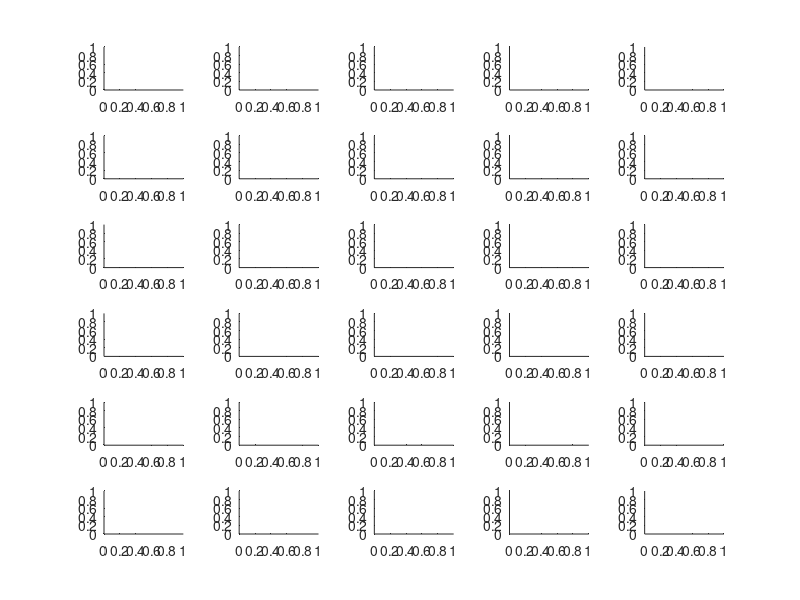

The MATLAB script that drew this image: (Note: this script raises an error after producing the figure.)
%% Classification cycling with entire network
nodemult = 0.4532;  % conversion from range to volts
figure(2412101)
clf
bigaxs = [];
N = [6,5];
shapes = {'o','s'};
for k = 1:prod(N)
    bigaxs(k) = subplot(N(1),N(2),k);
end
k0 = 1;

ticksize = 0.04;
            yL = {[10^-5.2,1.3*10^-2],[10^-2.5,10^1.45]};


for whichrun = [1,2]
    
    twodatapoints = false;
    shiftval = -2;
    switch whichrun
        
        case 1
            name = 'taskcycle_I_06';
            % pickvals = [14,17,20]+shiftval;
            pickvals = [14,20]+shiftval;
            endvec = -20:-1;
            lineshift = 0;
            traceYL = [-.001,0.007];
            traceDelta = 0.003;
            ABlocs = nodemult*[.6,.32;.4,.7];
            
            taskYL = [0,.5];
            
        case 2
            name = 'memorycyclewhole_A_06';
            % pickvals = 4+(14:3:20)+shiftval;
            pickvals = 4+(14:6:20)+shiftval;
            endvec = -40:-1;
            lineshift = 0;
            traceYL = [-.005,0.021];
            traceDelta = 0.01;
            ABlocs = nodemult*[.40,-.137;.6,.048];
            
            
            taskYL = [-.1,.1];
            
    end
    xL0 = [5*10^-4,30];
    xL1 = [7*10^-4,30];
    
    loadEG = false;
    try
        EGs{whichrun}.Name
        if not(strcmp(EGs{whichrun}.Name,name))
            loadEG = true;
        end
    catch
        loadEG = true;
    end
    
    if loadEG
        EG = ExperimentGroup(name,endvec,[],twodatapoints);
        EGs{whichrun} = EG;
    else
        EG = EGs{whichrun};
    end
    
    
    %%
    
    axs = [];
    for k = 1:15
        axs(k) = bigaxs(k0);
        k0 = k0+1;
    end
    
    axs(14:15) = bigaxs(14:15);
    
    
    linespec = {shapes{whichrun},'LineWidth',1.5,'markersize',8,'capsize',0};
    
    colors = repmat(colororder,4,1);
    colors2 = {[.8,.2,.2],[.2,.2,.8]};
    colors2 = {1.3*[141,27,17]/255, 1.3*[10,30,90]/255};
    colors3 = {};
    for k = 1:length(colors2)
        colors3{k} = colors2{k}*0.7+0.3;
    end
    
    
    
    
    
    idxvals = unique(-EG.TRAINIDX);
    TAU0s = idxvals(pickvals);
    ERRVAL = EG.DELTAERRTRAIN;
    wanthinge = and(EG.CLA>1,EG.UPD>0);
    ERRVAL(wanthinge) = EG.DELTAHINGETRAIN(wanthinge);
    vals = {ERRVAL,EG.DELTAG};
    tags = {'Combined Error $\overline{E}$ (V$^2$)','Cycle Span $D$ (V)'};
    
    
    X = -EG.TRAINIDX.*EG.DUP.*EG.ALF/10^6;
    try
        
        X(EG.GRU>1) = X(EG.GRU>1).*EG.TRA(EG.GRU>1)./EG.GRU(EG.GRU>1);
    catch
    end
    
    X0s = TAU0s*0;
    timestrs = {};
    for j = 1:length(TAU0s)
        X0s(j) = unique(2*X(-EG.TRAINIDX==TAU0s(j)));
        
        val = round(X0s(j),2-ceil(log10(X0s(j))));
        if val<.1
            val = val*1000;
            timestr = 'ms';
        else
            timestr = 's';
        end
        
        ordr = floor(log10(val));
        val = round(val/10^ordr)*10^ordr;
        timestr = [num2str(val),timestr];
        timestrs{j} = timestr;
        
        
        
        EXP = EG.loadExperiment(find(EG.TRAINIDX==-TAU0s(j),1));
        [a,b] = EXP.nameInputs;
        sidx = find(strcmp(b,'$V_1$'));
        
        
        if EXP.GRU>1
            TAU = TAU0s(j)*EXP.TRA/EXP.GRU;
        else
            TAU = TAU0s(j);
        end
        idxs = find(rem(EXP.DOTEST,TAU)==1);
        mes = [];
        for t = 1:length(idxs)
            
            idx = idxs(t);
            
            cycle = find(and(EXP.DOTEST>=EXP.DOTEST(idx),EXP.DOTEST<=(EXP.DOTEST(idx)+2.1*TAU)));
            if length(cycle)>=length(mes)
                
                mes = cycle;
                startidx = idx;
                mididx = cycle(find(EXP.DOTEST(cycle)>=EXP.DOTEST(idx)+TAU/2,1));
            end
            
        end
        
        if EXP.CLA>1
            
            [~,~,~,~,~,hingeerr,errorTRAIN] = EXP.FoundClassIDs();
            errorTRAIN = errorTRAIN(mes,:)*nodemult;
        else
            outputs = permute(diff(EXP.TrainMeasurements,1,1),[3,2,1]);
            
            errorTRAIN = outputs;
            for t = 1:EXP.TRA
                errorTRAIN(:,t) = nodemult*(errorTRAIN(:,t)-diff(EXP.TRAIN(EXP.SOR+1:end,t),1,1));
                
            end
            outputs = outputs * nodemult;
            errorTRAIN = errorTRAIN(mes,:);
        end
        
        
        times = cumsum(EXP.LearnTimes)*10^-6;
        times = times(mes)-times(mes(1));
        times = times/X0s(j);
        
        
        if EXP.GRU>1
            testhinge = mean(errorTRAIN(:,EXP.TRAINGROUP==(0)).^2,2);
        else
            testhinge = mean(errorTRAIN(:,jj).^2,2);
            
        end
        
        if testhinge(find(times>0,1)) > testhinge(find(times>0.5,1))
            shifton = true;
        else
            shifton = false;
        end
        
        if EXP.CLA==1
            shifton = not(shifton);
        end
        if shifton
            dummy =  mididx;
            mididx = startidx;
            startidx = dummy;
        end
        
        
        
        axes(axs(5+2*j-1))
                 set(gca,'xaxislocation','top')

        if EXP.CLA>1
            nonlinearClassificationMap2(EXP,mididx,colors3,false)
                  %   set(gca,'xaxislocation','top')

            %   set(gca,'xtick',[0,200],'ytick',[0,200],'xticklabel',{0,'V_{max}'});
          % set(gca,'ytick',[10,200-5],'xtick',[10,200-5],'yticklabel',{'V_-','V_+'},'xticklabel',{'V_-','V_+'})
           if j == 1
             ylabel('$V_2$','interpreter','latex')
           else
               ylabel('')
               set(gca,'ytick',[])

           end
           xlabel('$V_1$','interpreter','latex')%,'position',[100,-30])
            title('')
            %             xx = 35;
            %             rectangle('Position',[-1,201-2*xx,2*xx,2*xx],'FaceColor','k','EdgeColor','none')
            %
            %             text(15,205,'$\tau$','verticalalignment','top','horizontalalignment','left',...
            %                 'FontWeight','bold','FontSize',17,'Color','w','Interpreter','latex',...
            %                 'backgroundcolor','none')
            x = get(gca,'children');
            for kk = 1:length(x)
                try
                    if sum(abs(x(kk).MarkerFaceColor - [0.6425 0.3171 0.2885]))<0.05
                        x(kk).MarkerFaceColor = [0.6425 0.3171 0.2885]*0.5+0.5;
                        x(kk).MarkerSize = 4;
                    elseif sum(abs(x(kk).MarkerFaceColor -   [0.2685 0.3256 0.4969]))<0.05
                        x(kk).MarkerSize = 6;
                        x(kk).Color = 'k';
                        x(kk).LineWidth = 0.5;
                    end
                catch
                end
            end
            
           % if whichrun==1
           % title(['\tau = ',timestr],'Position',[220,215])
           % else
           title('')
           %end
           
         
           if j == 2 && whichrun==2
                %xlabel('Task \alpha','color',colors2{2})
                title('$t = \tau/2$','color','k','interpreter','latex')
                
            elseif j== 2 && whichrun==1
                cb = colorbar('orientation','vertical','location','eastoutside','TickLabelInterpreter','latex');
                cb.Ticks = [-1,0,1]*.063;
                cb.TickLabels = {'$L_-$','0','$L_+$'};
                % ylabel(cb,'Output','FontSize',12)
            end
        else
            
            for jj = 1:2
                color = colors2{jj};
                plot(EXP.TRAIN(sidx,jj)*nodemult,diff(EXP.TRAIN(EXP.SOR+1:end,jj),1,1)*nodemult,...
                    shapes{whichrun},'MarkerSize',12,'Color',(color*(2-(jj==1))+(jj==1))*0.5,...
                    'MarkerFaceColor','none','LineWidth',3)
                
                
                hold on
            end
            ylim([-.1,.1])
            
            
            plot(EXP.TRAIN(sidx,1:2)*nodemult,outputs(mididx,:),'-o','color','k','LineWidth',3,'MarkerSize',3)
            hold on

            
            ylabel('')
            set(gca,'ytick',-.1:.1:.1,'xtick',[0,nodemult],'xticklabel',{0,'V_{+}'});
            h = plot([0,nodemult]+[-1,1],[0,0],'--','color',[1,1,1]*0.5,'LineWidth',1);
            uistack(h,'bottom')
            xlim([0,nodemult]+[-2,2]*nodemult*.1)
        xlabel('$V_1$','interpreter','latex')
                set(gca,'xticklabel',[])

            if j == 1
                ylabel('O (V)')
            else
                set(gca,'yticklabel',[]);             
            end
            
%             if j == 2
%                 title('$t = \tau/2$','interpreter','latex')
%                % set(gca,'xticklabel',[])
%             end
            
        end
                         set(gca,'xaxislocation','top')

        axes(axs(5+2*j))

        if EXP.CLA>1
            
            nonlinearClassificationMap2(EXP,startidx,colors3,false)
           %  set(gca,'ytick',[],'xtick',[10,200-5],'xticklabel',{'V_-','V_+'})
       %  set(gca,'xaxislocation','top')
               ylabel('')
           xlabel('$V_1$','interpreter','latex')%,'position',[100,-30])
            title('')
            %              xx = 35;
            %             rectangle('Position',[201-2*xx,-1,2*xx,2*xx],'FaceColor','k','EdgeColor','none')
            %
            %             text(205,15,'$\tau/2$','verticalalignment','bottom','horizontalalignment','right',...
            %                 'FontWeight','bold','FontSize',17,'Color','w','Interpreter','latex',...
            %                 'backgroundcolor','none')
            x = get(gca,'children');
            for kk = 1:length(x)
                try
                    if sum(abs(x(kk).MarkerFaceColor - [0.2685 0.3256 0.4969]))<0.05
                        x(kk).MarkerFaceColor = [0.2685 0.3256 0.4969]*0.5+0.5;
                        x(kk).MarkerSize = 4;
                    elseif sum(abs(x(kk).MarkerFaceColor -   [0.6425 0.3171 0.2885]))<0.05
                        x(kk).MarkerSize = 6;
                        x(kk).Color = 'k';
                        x(kk).LineWidth = 0.5;
                    end
                catch
                end
            end
            
            
%             if j == 2
%                 % xlabel('Task \beta','color',colors2{1})
%                 xlabel('$t = \tau$','color','k','interpreter','latex')
%             else
            %    if j == 2
          %      xlabel('Output')
          %  end
        else
            
            for jj = 1:2
                color = colors2{jj};
                plot(EXP.TRAIN(sidx,jj)*nodemult,diff(EXP.TRAIN(EXP.SOR+1:end,jj),1,1)*nodemult,...
                    shapes{whichrun},'MarkerSize',12,...
                    'Color',(color*(2-(jj==2))+(jj==2))*0.5,...
                    'MarkerFaceColor','none','LineWidth',3)
                
                
                hold on
            end
            
            % plot(EXP.TRAIN(sidx,1:2)*nodemult,outputs(startidx,:),'-','color',colors2{1},'LineWidth',2)
            plot(EXP.TRAIN(sidx,1:2)*nodemult,outputs(startidx,:),'-o','color','k','LineWidth',3,'MarkerSize',3)
            
            h = plot([0,nodemult]+[-1,1],[0,0],'--','color',[1,1,1]*0.5,'LineWidth',1);
            uistack(h,'bottom')
            xlim([0,nodemult]+[-2,2]*nodemult*.1)
            if whichrun == 3
                ylim([0,.5])
            else
                ylim([-.1,.1])
            end
            set(gca,'ytick',-.1:.1:.1,'xtick',[0,nodemult],'xticklabel',{0,'V_{+}'});
            
            set(gca,'yticklabel',[])
            ylabel('')
            
             xlabel('$V_1$','interpreter','latex')
              set(gca,'xticklabel',[])

           
%             if j == 2
%                 title('$t = \tau$','interpreter','latex')
%                 set(gca,'xticklabel',[])
%             end
            ax = gca;
            ax.TickLength = [1,1]*ticksize;
        end
                         set(gca,'xaxislocation','top')

        
        
        axes(axs(1+j))
        
        for jj = 1:2
            if EXP.GRU>1
                hinge = mean(errorTRAIN(:,EXP.TRAINGROUP==(jj-1)).^2,2);
            else
                hinge = mean(errorTRAIN(:,jj).^2,2);
                
            end
            xvals = [times-times(end), times, times+times(end)];
            yvals = [hinge; hinge; hinge];
            
            
            if shifton
                xvals = xvals - 0.5;
            end
            plot(xvals,yvals,'-','LineWidth',2,'color',colors2{jj})
            hold on
        end
       % xlabel('')
        tickvec = -10*traceDelta:traceDelta:10*traceDelta;
        
        if j ==1
            % if EXP.CLA>1
            ylabel('E (V^2)')
            %  else
            % ylabel('Error (V)')
            % end
            set(gca,'ytick',tickvec,'yticklabel',tickvec);
            ax = gca;
            str = ['\tau = ',timestr,''];
        else
            ylabel('')
            set(gca,'ytick',tickvec,'yticklabel',[])
            str = timestr;
        end
        
        
        
        if j == 1
            text(0,traceYL(2)*0.6,'E_\alpha','color',colors2{2},...
                'FontWeight','bold','FontSize',17);
            
            text(.3,traceYL(2)*0.6,'E_\beta','color',colors2{1},...
                'FontWeight','bold','FontSize',17);
            
        end
        
        v = -traceYL(2)/7;
        
        
        % text(1,traceYL(2),str,'HorizontalAlignment','right','VerticalAlignment','top','FontSize',13)
        
        set(gca,'xtick',[0,.5,1],'xticklabel',{'0','','\tau'},'xaxislocation','bottom')
        hh = xlabel('Time (s)');
        if whichrun==1
            hh.Position(2) = -.0017;
        else
            hh.Position(2) = -.0055;
        end
        hh.Position(1) = .5;
        xL = [-.1,1.1];
        % ylim([v,diff(traceYL)])
        ylim([v,traceYL(2)]);
        xlim(xL)
        %         if EXP.CLA<2
        %             h = plot(xL,[0,0]-traceYL(1),'--','color',[1,1,1]*0.5,'LineWidth',1);
        %             uistack(h,'bottom')
        %         end
        
        %         area([-.5,.5],[1,1]*v,'facecolor',colors2{2}*0.5+0.5,'edgecolor','none')
        %         area([.5,1.5],[1,1]*v,'facecolor',colors2{1}*0.5+0.5,'edgecolor','none')
        set(gca,'layer','top')
        ax = gca;
        ax.TickLength = [1,1]*ticksize;
       
    end
    
    for s = 1:2
        [x,y,err,cat] = makeErrorBar(2*X,vals{s},EG.TRAINSET==1,[],true,false);
%         want = and(x>xL1(1), x< xL1(2));
%         x = x(want);
%         y = y(want);
%         err = err(want);
%         want
%         disp('clipping values')
%         

        axes(axs(s+13)); %#ok<LAXES>
        % fill = colors(3,:);
        % if whichrun == 2
        fill = 'w';
        % end
        errorbar(x,y,err,linespec{:},'color',colors(3,:)*(1-.3*(whichrun==2)),'markerfacecolor',fill)
        hold on
        
        set(gca,'xscale','log','yscale','log','xtick',logspace(-10,10,21),'ytick',logspace(-10,10,21))
        xlabel('Period \tau (s)')
        
        
        ylim(yL{s});
        xlim(xL0);
        
        ylabel(tags{s},'interpreter','latex')
        if s == 1
            if EXP.GRU>1
                set(gca,'yscale','lin','ytick',10^-3*(0:5))
            else
                set(gca,'yscale','log');%'ytick',.25*10^-2*(0:5))
                
            end
        else
            plot(10.^(-.5+[-2.3,0]+lineshift),10.^((1+[-2.3,0]+lineshift)),'k-','LineWidth',2)
        end
        
        %         for j = 1:length(X0s)
        %             idx = find(x==X0s(j));
        %             color = 'k';%colors(j*2,:)*0.9+0.1;
        %             plot(x(idx),y(idx),linespec{:},'MarkerSize',12,'MarkerFaceColor','none','Color',color)
        %         end
    end
    
    
    shftA = 0.01;
    %%
    set(gcf,'color','none')
    for k = 1:length(axs)
        axes(axs(k))
        makePlotPrettyNow(12)
        if isempty(get(gca,'Children'))
            axis off
        end
    end
    
    traceW = .12;
    YS = .7;
    S = [1,YS,1,YS];
    S0 = .04;
    F = [0,.25+.30*(1-whichrun),0,0];
    set(gcf,'units','pixels','position',[10,100,1250,600/YS])
    
    if EXP.CLA>1
        set(axs(1),'innerposition',[.03,.7,.13,.25].*S+F)
        
    else
        set(axs(1),'innerposition',[.03,.7,.13,.25].*S+F)
    end
    for k = 0:3
        set(axs(k+2),'innerposition',[.2195+(traceW+.01)*k-shftA*(k<1),.79-.12+S0,traceW+.003,.12].*S+F)
    end
    
    
    for k = 0:7
        vec = [.218+(.005 + traceW/2)*k-0.001*rem(k,2)-shftA*(k<2),.66+.2+S0-.03,(traceW)/2,.12].*S+F;
                    set(axs(k+6),'innerposition',vec)

        if EXP.CLA>1
            if k == 2
             %   cb.Position = [vec(1)+.002,vec(2)-.028,vec(3)-.004,.015];
                cb.Position = [vec(1)+vec(3)*2+.01,vec(2)+.002,.015,vec(4)-.004];
            end
            
        else
            %             if rem(k,2)==1
            %                 continue
            %             end
            %set(axs(k+6),'innerposition',[.22+(traceW+0.01)*k/2,.66+.2,traceW,.12].*S+F)
            
        end
    end
    
    
    
    for k = 0:1
        set(axs(k+14),'innerposition',[.62,1.06-.35*k+S0,.15*1.215,.28*1.215].*S+F)
        axes(axs(k+14));
        if whichrun == 2
            if k == 1
                text(5*10^-3,8/16,'D \propto \tau','FontSize',14,'rotation',45)
                hold on
                for jj = 1:2
                   h = plot(X0s(jj)*[1,1],yL{2},'-','Color',[1,1,1]*.8,'LineWidth',3);
                    uistack(h,'bottom');
                   hold on 
                end
                set(gca,'layer', 'top')
            else
                
                
                hold on
                
                text(10^-3.2,.5*10^-3,'Classification','FontWeight','Normal','color',colors(3,:),'fontsize',14)
                text(10^-3.2,.16*10^-3,'Regression','FontWeight','Normal','color',colors(3,:)*.7,'fontsize',14)
                
                 for jj = 1:2
                   h = plot(X0s(jj)*[1,1],yL{1},'-','Color',[1,1,1]*.8,'LineWidth',3);
                    uistack(h,'bottom');
                   hold on 
                end
                set(gca,'layer', 'top')
                
            end
        end
        
    end
    
    %pause
    
end

grayrect = false;
if grayrect
axes(bigaxs(end));
g = gca;
k = 1;
%plot(0,0,'-');

q = .845;
set(g,'color',[1,1,1]*0.9,'innerposition',[.2125+(traceW+.013)*k,1.46-q,traceW+.01,q].*S+F)

uistack(g,'bottom')

set(get(g, 'XAxis'), 'Visible', 'off');
set(get(g, 'YAxis'), 'Visible', 'off');
end

exportgraphics(gcf,['MemoryFig1.pdf'], 'ContentType', 'vector','BackgroundColor','none');

